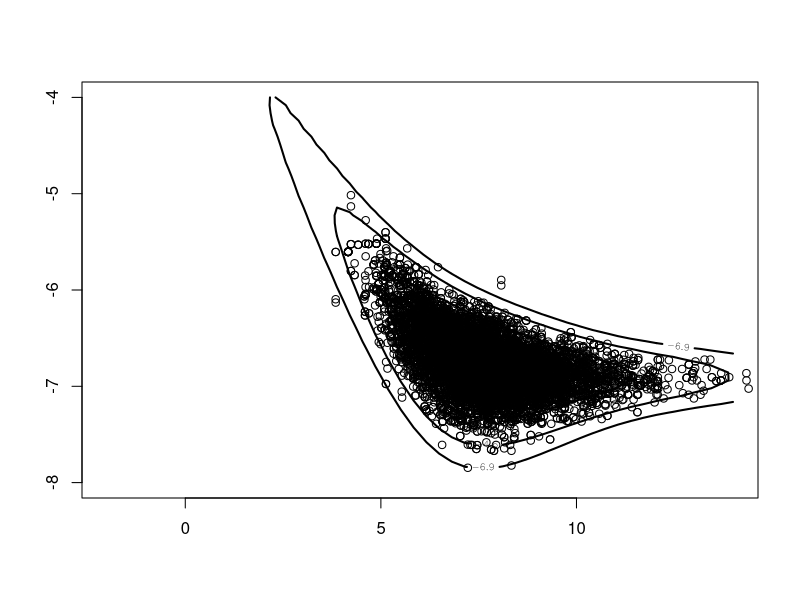
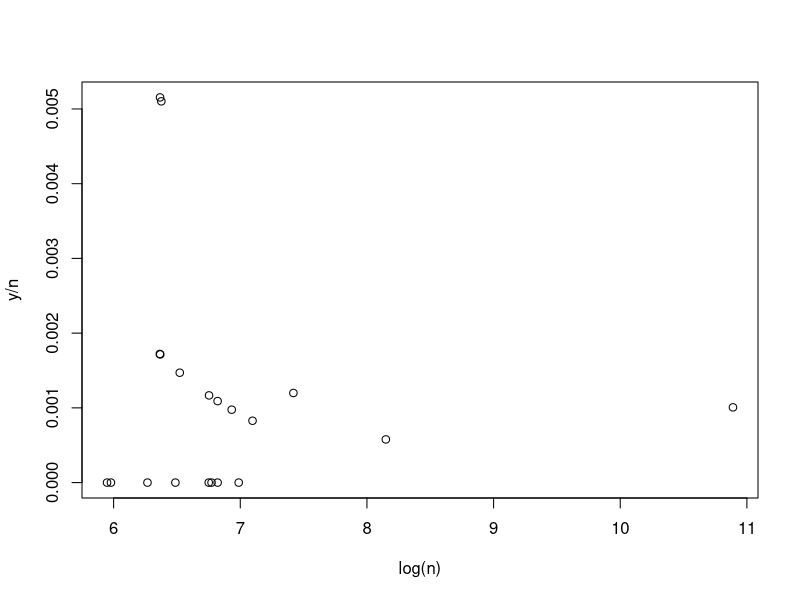

The R script that drew these images, in order:
library(LearnBayes)
data(cancermortality)
y <- cancermortality$y
n <- cancermortality$n

fun <- function(theta, data){
  y <- data$y
  n <- data$n
  K <- exp(theta[1])
  eta <- exp(theta[2])/(1+exp(theta[2]))
  val <-   -2 * log(1+K) +
               sum(lbeta(K * eta + y, K*(1-eta) + n - y) - 
               lbeta(K * eta, K * (1-eta))) + theta[1] + 
               theta[2] + log(1+2*exp(theta[2])) - 2 * log(1+exp(theta[2]))
  return(val)
}

fit <- laplace(fun, c(0, 0), data = cancermortality)
mycontour(fun, c(-2, 14, -8, -4), data = cancermortality)


r <- gibbs(fun, fit$mode, 10000, diag(fit$var)^0.5*2, cancermortality)
r$par
r$accept
points(r$par)

K <- exp(r$par[, 1])
eta <- exp(r$par[, 2])/(1+exp(r$par[, 2]))

quantile(K, c(0.05, 0.95))
quantile(eta, c(0.05, 0.95))

p <- NULL
for(j in 1:20) {
  aj <- K * eta + y[j] 
  bj <- K * (1 - eta) + n[j] - y[j]
  rb <- rbeta(10000, aj, bj)
  p <- cbind(p,rb )
  probint <- quantile(rb, c(0.05, 0.95))
  lines(log(n[j]) * c(1, 1), probint)
}

apply(p, 2, quantile, c(0.05, 0.95))

plot(log(n), y/n)


mean(log(K))
sd(log(K))
